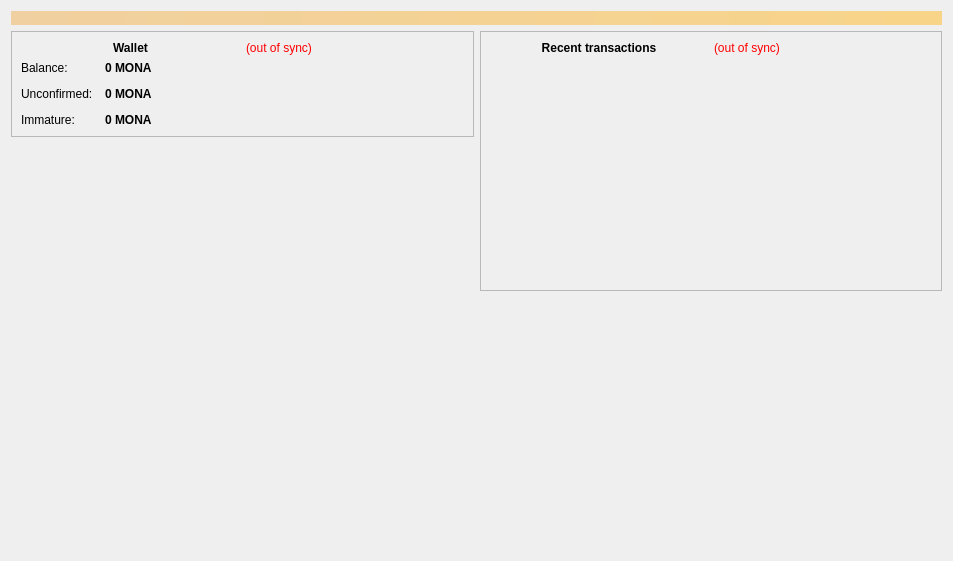
<?xml version="1.0" encoding="UTF-8"?>
<ui version="4.0">
 <class>OverviewPage</class>
 <widget class="QWidget" name="OverviewPage">
  <property name="geometry">
   <rect>
    <x>0</x>
    <y>0</y>
    <width>953</width>
    <height>561</height>
   </rect>
  </property>
  <property name="windowTitle">
   <string>Form</string>
  </property>
  <layout class="QVBoxLayout" name="topLayout">
   <item>
    <widget class="QLabel" name="labelAlerts">
     <property name="visible">
      <bool>false</bool>
     </property>
     <property name="styleSheet">
      <string notr="true">background-color: qlineargradient(x1: 0, y1: 0, x2: 1, y2: 0, stop:0 #F0D0A0, stop:1 #F8D488); color:#000000;</string>
     </property>
     <property name="wordWrap">
      <bool>true</bool>
     </property>
     <property name="margin">
      <number>3</number>
     </property>
    </widget>
   </item>
   <item>
    <layout class="QHBoxLayout" name="horizontalLayout" stretch="1,1">
     <item>
      <layout class="QVBoxLayout" name="verticalLayout_2">
       <item>
        <widget class="QFrame" name="frame">
         <property name="frameShape">
          <enum>QFrame::StyledPanel</enum>
         </property>
         <property name="frameShadow">
          <enum>QFrame::Raised</enum>
         </property>
         <layout class="QVBoxLayout" name="verticalLayout_4">
          <item>
           <layout class="QHBoxLayout" name="horizontalLayout_4">
            <item>
             <widget class="QLabel" name="label_5">
              <property name="font">
               <font>
                <weight>75</weight>
                <bold>true</bold>
               </font>
              </property>
              <property name="text">
               <string>Wallet</string>
              </property>
              <property name="alignment">
               <set>Qt::AlignCenter</set>
              </property>
             </widget>
            </item>
            <item>
             <widget class="QLabel" name="labelWalletStatus">
              <property name="toolTip">
               <string>The displayed information may be out of date. Your wallet automatically synchronizes with the Monacoin network after a connection is established, but this process has not completed yet.</string>
              </property>
              <property name="styleSheet">
               <string notr="true">QLabel { color: red; }</string>
              </property>
              <property name="text">
               <string notr="true">(out of sync)</string>
              </property>
              <property name="alignment">
               <set>Qt::AlignLeading|Qt::AlignLeft|Qt::AlignVCenter</set>
              </property>
             </widget>
            </item>
           </layout>
          </item>
          <item>
           <layout class="QFormLayout" name="formLayout_2">
            <property name="fieldGrowthPolicy">
             <enum>QFormLayout::AllNonFixedFieldsGrow</enum>
            </property>
            <property name="horizontalSpacing">
             <number>12</number>
            </property>
            <property name="verticalSpacing">
             <number>12</number>
            </property>
            <item row="0" column="0">
             <widget class="QLabel" name="label">
              <property name="text">
               <string>Balance:</string>
              </property>
             </widget>
            </item>
            <item row="0" column="1">
             <widget class="QLabel" name="labelBalance">
              <property name="font">
               <font>
                <weight>75</weight>
                <bold>true</bold>
               </font>
              </property>
              <property name="cursor">
               <cursorShape>IBeamCursor</cursorShape>
              </property>
              <property name="toolTip">
               <string>Your current balance</string>
              </property>
              <property name="text">
               <string notr="true">0 MONA</string>
              </property>
              <property name="textInteractionFlags">
               <set>Qt::LinksAccessibleByMouse|Qt::TextSelectableByKeyboard|Qt::TextSelectableByMouse</set>
              </property>
             </widget>
            </item>
            <item row="1" column="0">
             <widget class="QLabel" name="label_3">
              <property name="text">
               <string>Unconfirmed:</string>
              </property>
             </widget>
            </item>
            <item row="1" column="1">
             <widget class="QLabel" name="labelUnconfirmed">
              <property name="font">
               <font>
                <weight>75</weight>
                <bold>true</bold>
               </font>
              </property>
              <property name="cursor">
               <cursorShape>IBeamCursor</cursorShape>
              </property>
              <property name="toolTip">
               <string>Total of transactions that have yet to be confirmed, and do not yet count toward the current balance</string>
              </property>
              <property name="text">
               <string notr="true">0 MONA</string>
              </property>
              <property name="textInteractionFlags">
               <set>Qt::LinksAccessibleByMouse|Qt::TextSelectableByKeyboard|Qt::TextSelectableByMouse</set>
              </property>
             </widget>
            </item>
            <item row="2" column="0">
             <widget class="QLabel" name="labelImmatureText">
              <property name="text">
               <string>Immature:</string>
              </property>
             </widget>
            </item>
            <item row="2" column="1">
             <widget class="QLabel" name="labelImmature">
              <property name="font">
               <font>
                <weight>75</weight>
                <bold>true</bold>
               </font>
              </property>
              <property name="toolTip">
               <string>Mined balance that has not yet matured</string>
              </property>
              <property name="text">
               <string notr="true">0 MONA</string>
              </property>
              <property name="textInteractionFlags">
               <set>Qt::LinksAccessibleByMouse|Qt::TextSelectableByKeyboard|Qt::TextSelectableByMouse</set>
              </property>
             </widget>
            </item>
           </layout>
          </item>
         </layout>
        </widget>
       </item>
       <item>
        <spacer name="verticalSpacer">
         <property name="orientation">
          <enum>Qt::Vertical</enum>
         </property>
         <property name="sizeHint" stdset="0">
          <size>
           <width>20</width>
           <height>40</height>
          </size>
         </property>
        </spacer>
       </item>
       <item>
        <widget class="QLabel" name="label_wallet_bgcoin">
         <property name="text">
          <string/>
         </property>
         <property name="pixmap">
          <pixmap resource="../bitcoin.qrc">:/images/wallet_bgcoin</pixmap>
         </property>
         <property name="scaledContents">
          <bool>false</bool>
         </property>
         <property name="alignment">
          <set>Qt::AlignCenter</set>
         </property>
         <property name="margin">
          <number>-2</number>
         </property>
        </widget>
       </item>
      </layout>
     </item>
     <item>
      <layout class="QVBoxLayout" name="verticalLayout_3">
       <item>
        <widget class="QFrame" name="frame_2">
         <property name="frameShape">
          <enum>QFrame::StyledPanel</enum>
         </property>
         <property name="frameShadow">
          <enum>QFrame::Raised</enum>
         </property>
         <layout class="QVBoxLayout" name="verticalLayout">
          <item>
           <layout class="QHBoxLayout" name="horizontalLayout_2">
            <item>
             <widget class="QLabel" name="label_4">
              <property name="text">
               <string>&lt;b&gt;Recent transactions&lt;/b&gt;</string>
              </property>
              <property name="alignment">
               <set>Qt::AlignCenter</set>
              </property>
             </widget>
            </item>
            <item>
             <widget class="QLabel" name="labelTransactionsStatus">
              <property name="toolTip">
               <string>The displayed information may be out of date. Your wallet automatically synchronizes with the Monacoin network after a connection is established, but this process has not completed yet.</string>
              </property>
              <property name="styleSheet">
               <string notr="true">QLabel { color: red; }</string>
              </property>
              <property name="text">
               <string notr="true">(out of sync)</string>
              </property>
              <property name="alignment">
               <set>Qt::AlignLeading|Qt::AlignLeft|Qt::AlignVCenter</set>
              </property>
             </widget>
            </item>
           </layout>
          </item>
          <item>
           <widget class="QListView" name="listTransactions">
            <property name="styleSheet">
             <string notr="true">QListView { background: transparent; }</string>
            </property>
            <property name="frameShape">
             <enum>QFrame::NoFrame</enum>
            </property>
            <property name="verticalScrollBarPolicy">
             <enum>Qt::ScrollBarAlwaysOff</enum>
            </property>
            <property name="horizontalScrollBarPolicy">
             <enum>Qt::ScrollBarAlwaysOff</enum>
            </property>
            <property name="selectionMode">
             <enum>QAbstractItemView::NoSelection</enum>
            </property>
           </widget>
          </item>
         </layout>
        </widget>
       </item>
       <item>
        <spacer name="verticalSpacer_2">
         <property name="orientation">
          <enum>Qt::Vertical</enum>
         </property>
         <property name="sizeHint" stdset="0">
          <size>
           <width>20</width>
           <height>40</height>
          </size>
         </property>
        </spacer>
       </item>
      </layout>
     </item>
    </layout>
   </item>
  </layout>
 </widget>
 <resources>
  <include location="../bitcoin.qrc"/>
 </resources>
 <connections/>
</ui>
